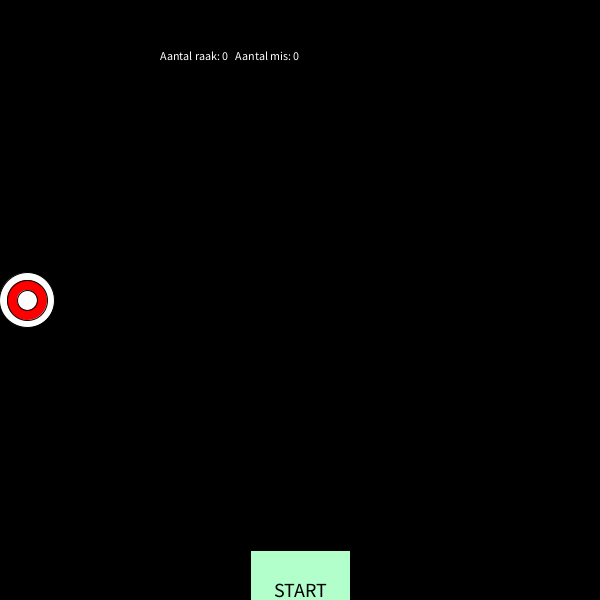
Frame 1 (no input)
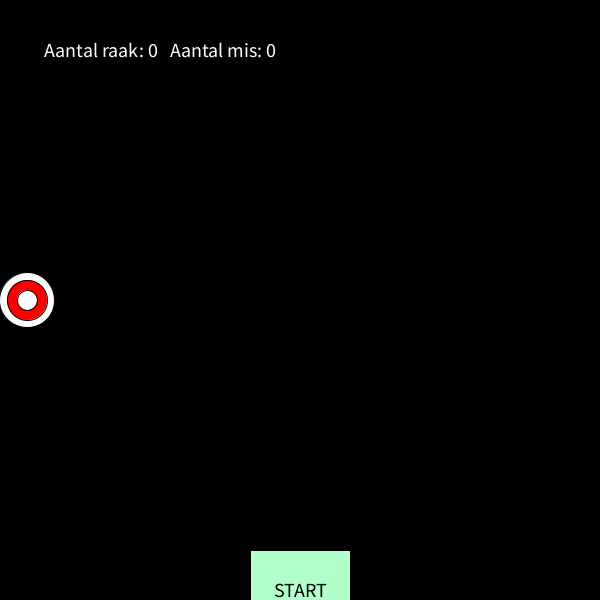
Frame 60 (the mouse pressed at the canvas centre just before this capture)
Frame 120 (the mouse held since frame 60 and released just before this capture): identical to frame 60, image omitted

The Processing sketch that drew these frames (run headless with seeded random() and noise(); from frame 60 on, the mouse is pressed at the canvas centre):

// Processing sketch: Moduleopgave_4
// ── Moduleopgave_4.pde
// Module opgave 4
// Cris Cadinu
// 14-02-2019

int breedte_StartKnop, hoogte_StartKnop, 
xPosStartKnop, yPosStartKnop,
xPosStartTekst, yPosStartTekst,
xPosCirkel, yPosCirkel,
aantal_raak, aantal_mis,
lengte_tekst, ROOD, GROEN;

boolean isGeklikt = false, // Checkt of er geklikt is
        raakGeklikt = false, // Checkt of er op de bullseye is geklikt
        misGeklikt = false, // Checkt of de bullseye is gemist
        status = false, // Kijkt wat de status is van  de START knop
        status2 = true; // Om ervoor te zorgen dat hij weer correct van START naar STOP gaat
        
String  START = "START",
        STOP = "STOP";

float diameter_groot, // diameter van de grootste cirkel binnen de bullseye
      diameter_middel, // diameter van de middelste cirkel van de bullseye
      diameter_klein, // diameter van de kleinste cirkel van de bullseye
      straal; // straal van de grootste cirkel (55)





void setup() {
  size(600, 600);
  smooth();
  background(0);
  breedte_StartKnop = 100;
  hoogte_StartKnop = 50;
  xPosStartKnop = width / 2 - breedte_StartKnop / 2;
  yPosStartKnop = height - hoogte_StartKnop;
  xPosStartTekst = xPosStartKnop;
  yPosStartTekst = yPosStartKnop;
  xPosCirkel = 0 + 55 / 2;
  yPosCirkel = height / 2;
  aantal_raak = 0;
  aantal_mis = 0;
  lengte_tekst = 100;
  diameter_groot = 55;
  diameter_middel = 40;
  diameter_klein = 20;
  straal = diameter_groot / 2;
  GROEN = #B2FFCC;
  ROOD = #FF0000;
}

void draw() {
  background(0);
  fill(255);
  text("Aantal raak: " + aantal_raak + "   Aantal mis: " + aantal_mis, width / 10 + lengte_tekst, height / 10);
    if (isGeklikt == true) { // Als isGeklikt op true staat dan begint de bullseye te bewegen
      xPosCirkel = xPosCirkel + 3; 
      START = STOP;
      GROEN = ROOD; // De START knop wordt een STOP knop
      }
    if (status == false) { // Zet de isGeklikt weer terug op false om de bullseye te kunnen stoppen
       isGeklikt = false;
    }
    
    if (status2 == true) {
      START = "START";
      GROEN = #B2FFCC;
    }
    if (raakGeklikt == true) { // Als raakGeklikt true is dan wordt de score met 1 verhoogd
       aantal_raak++;
     }
     
    if (misGeklikt == true) { // Als er niet op de bullseye wordt geklikt dan gaat de mis-score omhoog
       aantal_mis++;
     }
  raakGeklikt = false; // Om doortellen te voorkomen zetten we deze weer op false
  misGeklikt = false; // Om doortellen te voorkomen zetten we deze weer op false
  tekenBullsEye(); // Functie waarbij de bullseye wordt getekend wordt aangeroepen
  fill(GROEN);
  rect(xPosStartKnop, yPosStartKnop, breedte_StartKnop, hoogte_StartKnop);
  fill(0);
  textSize(20);
  textAlign(CENTER, BOTTOM);
  text(START, width / 2, height);
  if (xPosCirkel == width) { // Hiermee gaat de bullseye weer terug naar de startpositie
       xPosCirkel = 0;
  }
}

void mouseClicked() {
  println(status);
  if ((mouseX > xPosStartKnop && mouseX < xPosStartKnop + breedte_StartKnop) && (mouseY < height && mouseY > height - hoogte_StartKnop)) { // Als de muiscursor op de START/STOP knop staat dan verandert de isGeklikt- en status-status
  isGeklikt = true;
  status =! status;
  status2 =! status2;
  }
  
  if ((mouseX > xPosCirkel - straal && mouseX < xPosCirkel + straal) && (mouseY < yPosCirkel + straal && mouseY > yPosCirkel - straal)) { // Als er op de bullseye wordt geklikt dan verandert de raakGeklikt-status
  raakGeklikt = true;
  }
  else if (mouseX < xPosStartKnop || mouseX > xPosStartKnop + breedte_StartKnop || mouseY < height - hoogte_StartKnop && (mouseX > xPosCirkel + straal || mouseX < xPosCirkel - straal || mouseY < yPosCirkel - straal || mouseY > yPosCirkel + straal)) {// Als er mis wordt geklikt EN als er buiten de START/STOP knop wordt geklikt dan wordt misGeklikt true {
    misGeklikt =  true; // Door het haakje te openen na de eerste && kunnen de condities elkaar niet overschrijven. Op deze manier MOETEN beide condities waar zijn.
  } 
}


void tekenBullsEye() { // Hier wordt de bullseye getekend
  fill(255);
  circle(xPosCirkel, yPosCirkel, diameter_groot);
  fill(#FF0000);
  circle(xPosCirkel, yPosCirkel, diameter_middel);
  fill(255);
  circle(xPosCirkel, yPosCirkel, diameter_klein);
}
